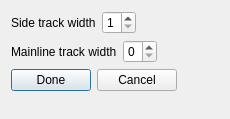
<?xml version="1.0" encoding="UTF-8"?>
<ui version="4.0">
 <class>SetTrackWidthDlg</class>
 <widget class="QDialog" name="SetTrackWidthDlg">
  <property name="geometry">
   <rect>
    <x>0</x>
    <y>0</y>
    <width>230</width>
    <height>119</height>
   </rect>
  </property>
  <property name="windowTitle">
   <string>Dialog</string>
  </property>
  <layout class="QFormLayout" name="formLayout">
   <item row="0" column="0">
    <layout class="QHBoxLayout" name="horizontalLayout">
     <item>
      <widget class="QLabel" name="label">
       <property name="text">
        <string>Side track width</string>
       </property>
      </widget>
     </item>
     <item>
      <widget class="QSpinBox" name="sbSidetrack">
       <property name="minimum">
        <number>1</number>
       </property>
       <property name="maximum">
        <number>5</number>
       </property>
      </widget>
     </item>
    </layout>
   </item>
   <item row="1" column="0">
    <layout class="QHBoxLayout" name="horizontalLayout_2">
     <item>
      <widget class="QLabel" name="label_2">
       <property name="text">
        <string>Mainline track width</string>
       </property>
      </widget>
     </item>
     <item>
      <widget class="QSpinBox" name="sbMainline">
       <property name="maximum">
        <number>5</number>
       </property>
      </widget>
     </item>
    </layout>
   </item>
   <item row="2" column="0">
    <layout class="QHBoxLayout" name="horizontalLayout_3">
     <item>
      <widget class="QPushButton" name="okButton">
       <property name="text">
        <string>Done</string>
       </property>
      </widget>
     </item>
     <item>
      <widget class="QPushButton" name="cancelButton">
       <property name="text">
        <string>Cancel</string>
       </property>
      </widget>
     </item>
    </layout>
   </item>
  </layout>
 </widget>
 <resources/>
 <connections/>
</ui>
